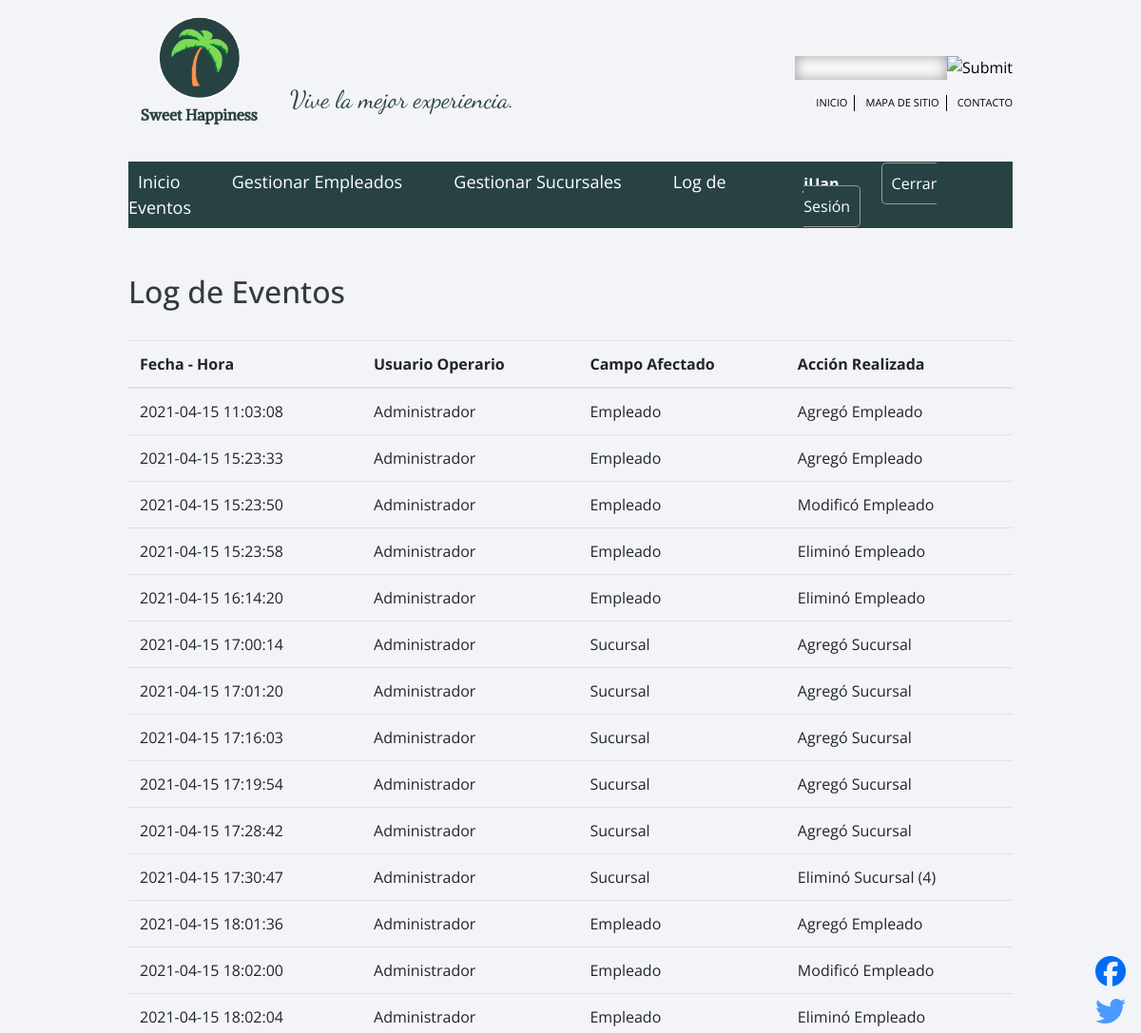
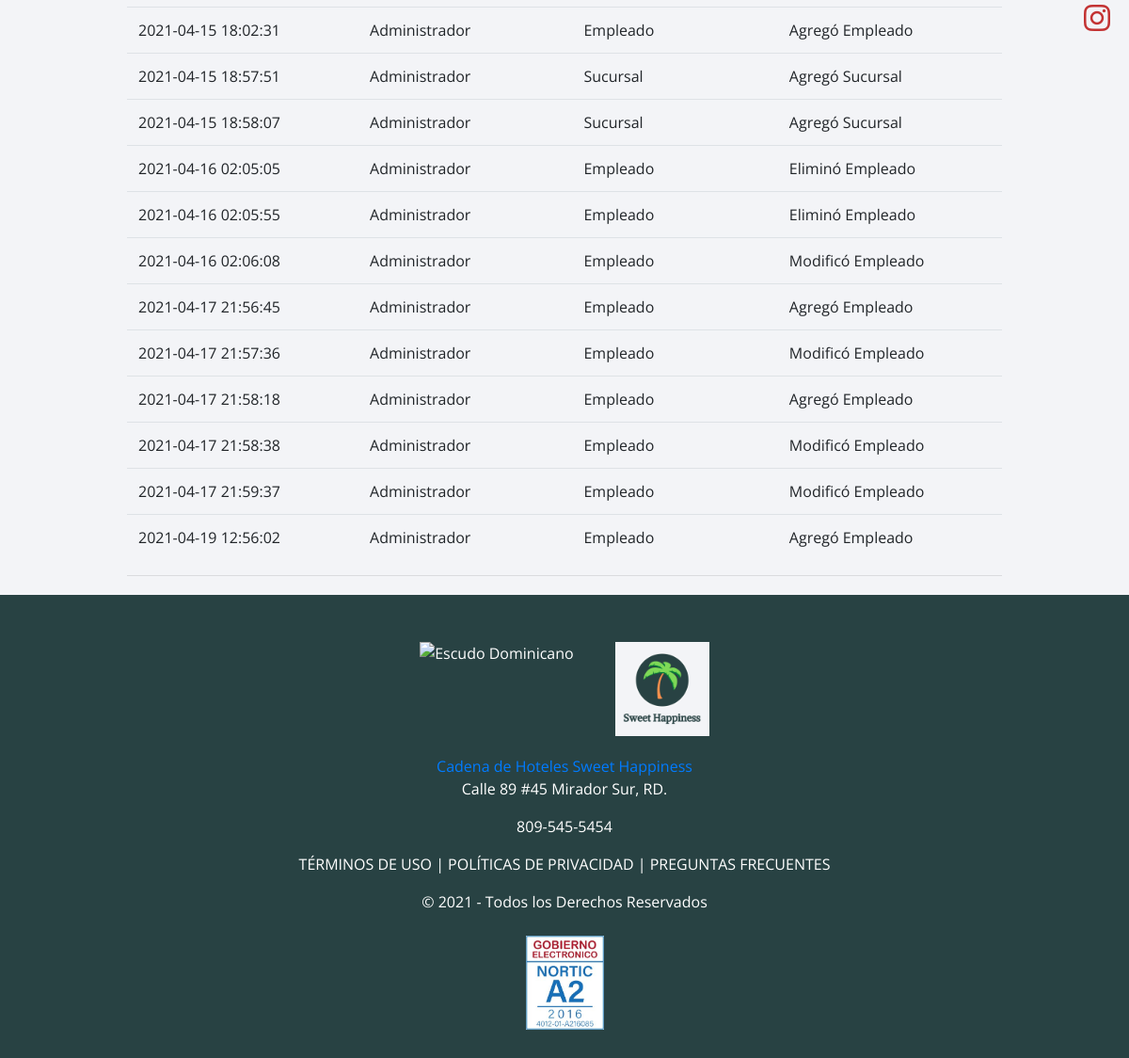
Page /log_eventos.php (signed in) on the committed database (2 pictures, top to bottom).
### tables this page shows
CREATE TABLE `log_huesped` (
  `id_logs` int(11) NOT NULL,
  `usuario_operario` varchar(30) NOT NULL,
  `usuario_afectado` varchar(30) NOT NULL,
  `accion` varchar(20) DEFAULT NULL,
  `fecha_hora` datetime DEFAULT NULL
);

### libs/conexion.php (called while the page is built, shortened)
<?php
    class conexion{
        static $instancia = null;
        function __construct(){
            $this->myCon = mysqli_connect(DB_HOST, DB_USER, DB_PASS, DB_NAME);
        }
        public static function query_array($sql){
            if(self::$instancia == null){
                self::$instancia = new conexion();
            }
            $rs = mysqli_query(self::$instancia->myCon, $sql);
            $final = [];
            while($fila = mysqli_fetch_assoc($rs)){
                $final[] = $fila;
            }
            return $final;
        }
    }

### log_eventos.php (the view, shortened to what this page needs)
<?php
include('head.php');
include('redes.php');
?>
<div style="max-width: 80%;" class="container"><br> <br>
<h2 class="text-dark">Log de Eventos</h2><br>
<table class="table table-hover">
        <thead>
            <tr>
                <th scope="col">Fecha - Hora</th>
                <th scope="col">Usuario Operario</th>
                <th scope="col">Campo Afectado</th>
                <th scope="col">Acción Realizada</th>
            </tr>
        </thead>
        <tbody>
        <?php
               $sql = "SELECT * FROM log_huesped";
               $rs = conexion::query_array($sql);
               foreach($rs as $data)
               {
                   echo "
                      <tr>
                         <td>{$data['fecha_hora']}</td>
                         <td>{$data['usuario_operario']}</td>
                         <td>{$data['usuario_afectado']}</td>
                         <td>{$data['accion']}</td>
                      </tr>
                   ";
               }
?>
        </tbody>
    </table>
   <hr>
</div>
</body>
<?php include("footer.php")?>
</html>

### css/template.css (style rules this page uses)
body { margin:0 auto; padding:0; font-family:'Open Sans', Helvetica, sans-serif; background: #f3f4f7; }
* { margin: 0; padding: 0; -moz-box-sizing: border-box; -webkit-box-sizing: border-box; box-sizing: border-box; }

### redes.php (style rules this page uses)
.container { width:95%; max-width:900px; margin:auto; }

### rows in the picture
log_huesped: fecha_hora "2021-04-15 11:03:08", usuario_operario "Administrador", usuario_afectado "Empleado", accion "Agregó Empleado"
log_huesped: fecha_hora "2021-04-15 15:23:33", usuario_operario "Administrador", usuario_afectado "Empleado", accion "Agregó Empleado"
log_huesped: fecha_hora "2021-04-15 15:23:50", usuario_operario "Administrador", usuario_afectado "Empleado", accion "Modificó Empleado"
log_huesped: fecha_hora "2021-04-15 15:23:58", usuario_operario "Administrador", usuario_afectado "Empleado", accion "Eliminó Empleado"
log_huesped: fecha_hora "2021-04-15 16:14:20", usuario_operario "Administrador", usuario_afectado "Empleado", accion "Eliminó Empleado"
log_huesped: fecha_hora "2021-04-15 17:00:14", usuario_operario "Administrador", usuario_afectado "Sucursal", accion "Agregó Sucursal"
log_huesped: fecha_hora "2021-04-15 17:01:20", usuario_operario "Administrador", usuario_afectado "Sucursal", accion "Agregó Sucursal"
log_huesped: fecha_hora "2021-04-15 17:16:03", usuario_operario "Administrador", usuario_afectado "Sucursal", accion "Agregó Sucursal"
log_huesped: fecha_hora "2021-04-15 17:19:54", usuario_operario "Administrador", usuario_afectado "Sucursal", accion "Agregó Sucursal"
log_huesped: fecha_hora "2021-04-15 17:28:42", usuario_operario "Administrador", usuario_afectado "Sucursal", accion "Agregó Sucursal"
log_huesped: fecha_hora "2021-04-15 17:30:47", usuario_operario "Administrador", usuario_afectado "Sucursal", accion "Eliminó Sucursal (4)"
log_huesped: fecha_hora "2021-04-15 18:01:36", usuario_operario "Administrador", usuario_afectado "Empleado", accion "Agregó Empleado"
log_huesped: fecha_hora "2021-04-15 18:02:00", usuario_operario "Administrador", usuario_afectado "Empleado", accion "Modificó Empleado"
log_huesped: fecha_hora "2021-04-15 18:02:04", usuario_operario "Administrador", usuario_afectado "Empleado", accion "Eliminó Empleado"
log_huesped: fecha_hora "2021-04-15 18:02:31", usuario_operario "Administrador", usuario_afectado "Empleado", accion "Agregó Empleado"
log_huesped: fecha_hora "2021-04-15 18:57:51", usuario_operario "Administrador", usuario_afectado "Sucursal", accion "Agregó Sucursal"
log_huesped: fecha_hora "2021-04-15 18:58:07", usuario_operario "Administrador", usuario_afectado "Sucursal", accion "Agregó Sucursal"
log_huesped: fecha_hora "2021-04-16 02:05:05", usuario_operario "Administrador", usuario_afectado "Empleado", accion "Eliminó Empleado"
log_huesped: fecha_hora "2021-04-16 02:05:55", usuario_operario "Administrador", usuario_afectado "Empleado", accion "Eliminó Empleado"
log_huesped: fecha_hora "2021-04-16 02:06:08", usuario_operario "Administrador", usuario_afectado "Empleado", accion "Modificó Empleado"
log_huesped: fecha_hora "2021-04-17 21:56:45", usuario_operario "Administrador", usuario_afectado "Empleado", accion "Agregó Empleado"
log_huesped: fecha_hora "2021-04-17 21:57:36", usuario_operario "Administrador", usuario_afectado "Empleado", accion "Modificó Empleado"
log_huesped: fecha_hora "2021-04-17 21:58:18", usuario_operario "Administrador", usuario_afectado "Empleado", accion "Agregó Empleado"
log_huesped: fecha_hora "2021-04-17 21:58:38", usuario_operario "Administrador", usuario_afectado "Empleado", accion "Modificó Empleado"
log_huesped: fecha_hora "2021-04-17 21:59:37", usuario_operario "Administrador", usuario_afectado "Empleado", accion "Modificó Empleado"
log_huesped: fecha_hora "2021-04-19 12:56:02", usuario_operario "Administrador", usuario_afectado "Empleado", accion "Agregó Empleado"

### other values in the picture
$_SESSION['username'] "jUan"
